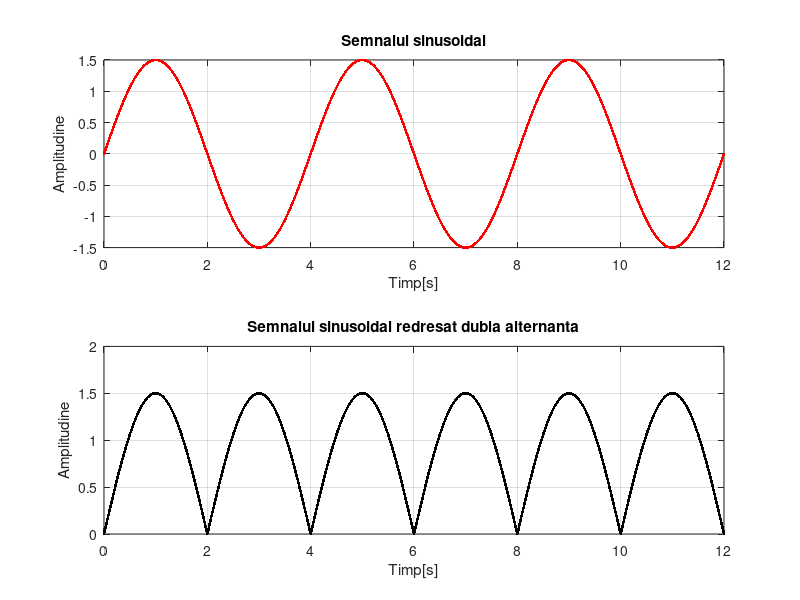

Write the MATLAB code that produced this figure.
%   TEMA DE CASA 

% 1. Semnal dreptunghiular periodic

T = 2;
F = 1/T;
t = 0:0.002:100;

d = square(2*pi*t*F,25);

for i = 1:1:length(d)
   if d(i) > 0
       d(i) = d(i)/2;
   end
end

plot(t,d,'.-r'),axis([0 6 -1.5 1]),xlabel('Timp[s]'),ylabel('Amplitudine'),title('Semnal dreptunghiular'),grid


% 2.Semnal triunghiular periodic

T = 5;
F = 1/T;
t = 0:0.0002:30;
tri = sawtooth(2*pi*F*t,0.2);
plot(t,tri,'.-m'),axis([0 30 -1.5 1.5]),xlabel('Timp[s]'),ylabel('Amplitudine'),title('Semnal triunghiular')
grid


% 4. Semnal sinusoidal redresat mono alternanta

T = 3;
F = 1/T;
t = 0 : 0.002 : 9;
s = 0.8*sin(2*pi*F*t);
mono = abs(s)-s;
subplot(2,1,1),plot(t,s,'.-'),title('Semnal sinusoidal'), xlabel ('Timp[s]'), ylabel('Amplitudine'), grid
subplot(2,1,2),plot(t,mono/2,'.-'),title('Semnal redresat mono alternanta'), xlabel ('Timp[s]'), ylabel('Amplitudine'), grid


%  5. Semnal sinusoidal redresat dubla alternanta

T = 4;
F = 1/T;
t = 0 : 0.002 : 12;
s = 1.5*sin(2*pi*F*t);
dublu = abs(s);
subplot(2,1,1), plot(t,s,'.-r'), title('Semnalul sinusoidal'), xlabel('Timp[s]'), ylabel('Amplitudine'), grid
subplot(2,1,2), plot(t,dublu,'.-k'), title('Semnalul sinusoidal redresat dubla alternanta'), xlabel('Timp[s]'), ylabel('Amplitudine'), grid


